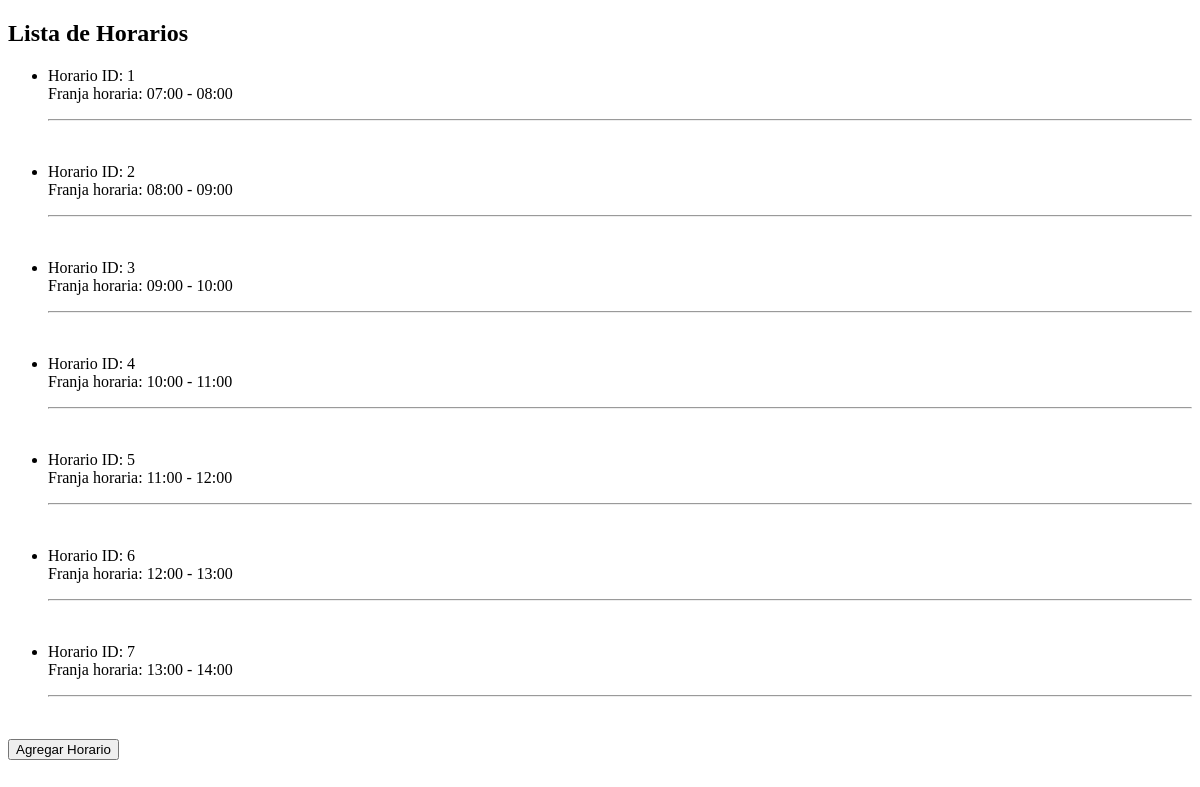
/listaHorarios, run on an earlier commit of the app's database.
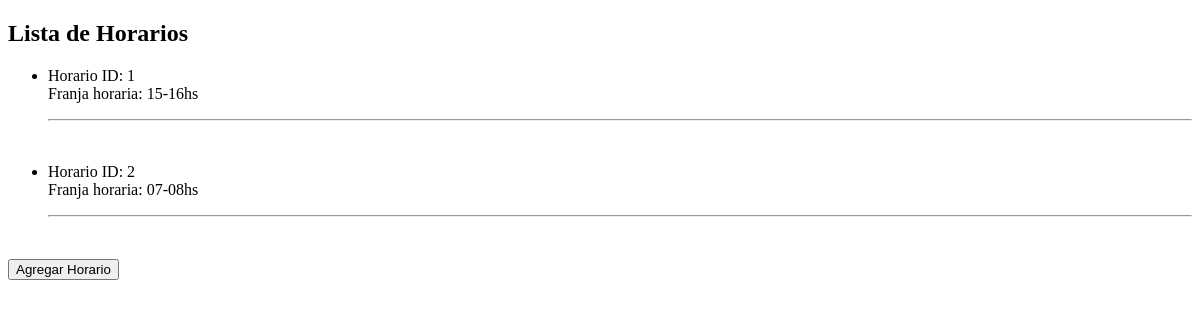
And on a later commit of the database.
### Actividades/models.py (models this page shows, shortened)
class Horario(models.Model):
    horario = models.CharField(max_length=50)

### Actividades/views.py (the view)
# urls.py: path('listaHorarios', views.listarHorarios, name='listaHorarios'),
def listarHorarios(request):
    horarios = Horario.objects.all()
    contexto = {
        'titulo': 'Lista de Horarios',
        'horarios': horarios
    }
    return render(request, 'Actividades/listaHorarios.html', contexto)

### Actividades/templates/Actividades/listaHorarios.html (shortened to what this page needs)
<!DOCTYPE html>
<html lang="en">
<head>
</head>
<body>
    <h2>{{titulo}}</h2>
    <ul>
        {% for horario in horarios %}
        <li>
            <p>
                Horario ID: {{horario.id}}<br>
                Franja horaria: {{horario.horario}}<br>
            </p>
        </li>
        <hr>
        <br>
        {% endfor %}
    </ul>
    <a href=" {% url 'crearHorario' %} ">
        <button>Agregar Horario</button>
    </a>
</body>
</html>

What changed in the data, as far as the page shows it:
removed Horario: id "3", horario "09:00 - 10:00"
removed Horario: id "4", horario "10:00 - 11:00"
removed Horario: id "5", horario "11:00 - 12:00"
removed Horario: id "6", horario "12:00 - 13:00"
removed Horario: id "7", horario "13:00 - 14:00"
changed Horario id 1: horario "07:00 - 08:00" → "15-16hs"
changed Horario id 2: horario "08:00 - 09:00" → "07-08hs"
